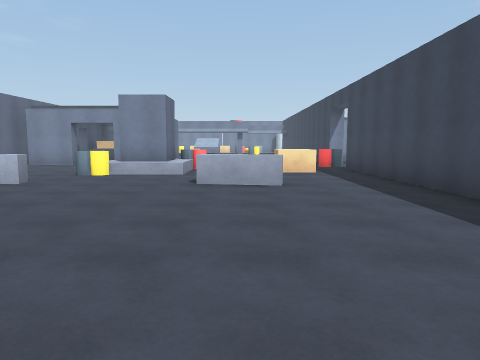
[1] (above)

24 first-person views from a walk through a scene from a Unity 3-D project. The camera is 1.5 m above the floor, tilts 6° down and sees 70° across. The floor is counted in squares, 2 m on a side. Each view is taken from the middle of a square. On the plan, view 1 faces up. The plan holds only what a view shows up to about 11 squares ahead; the rest is blank. The player character is not drawn.

[2]
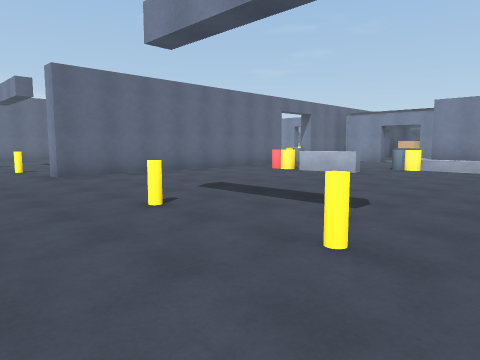

[3]
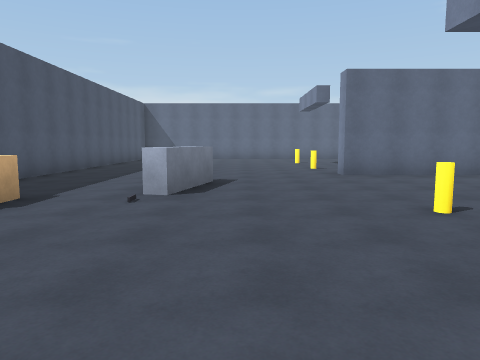

[4]
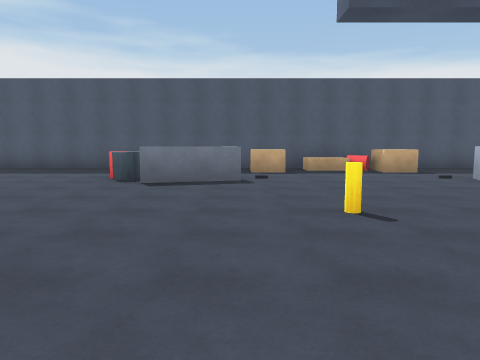

[5]
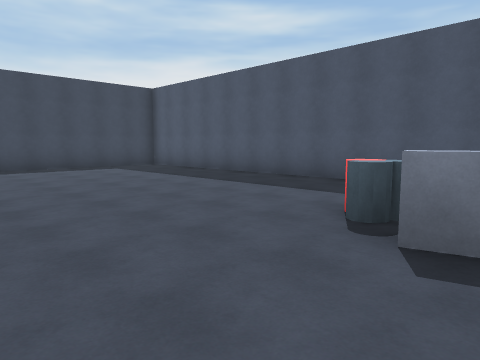

[6]
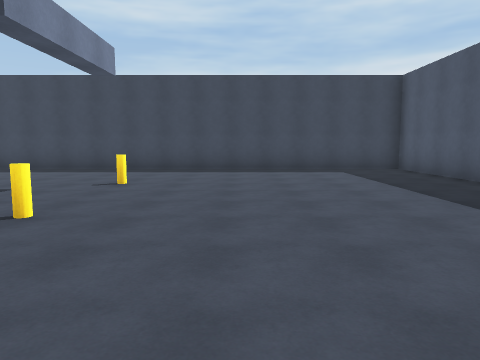

[7]
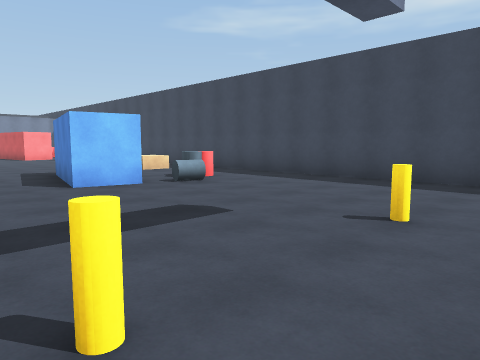

[8]
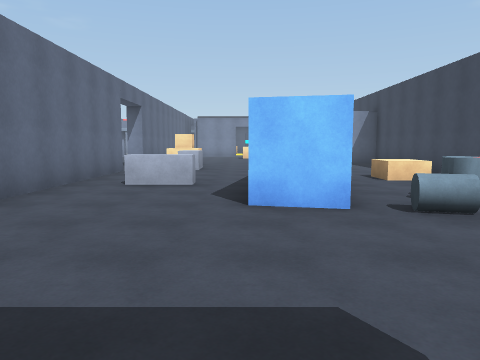

[9]
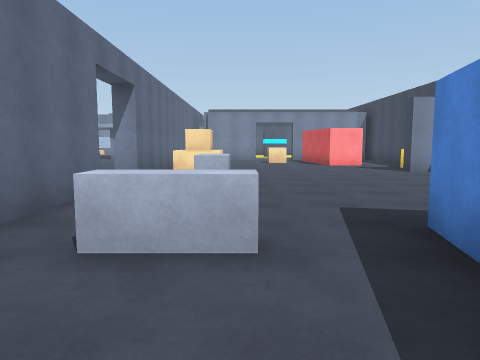

[10]
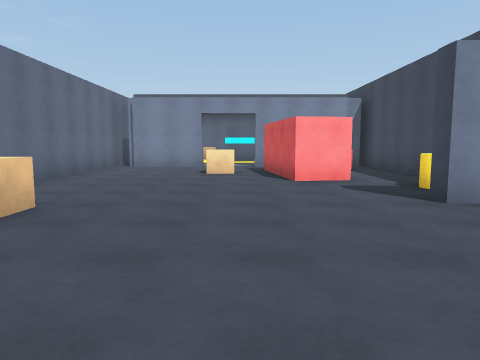

[11]
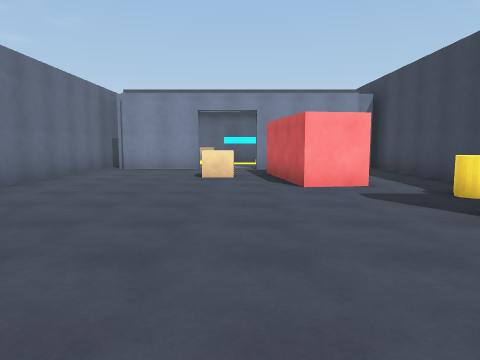

[12]
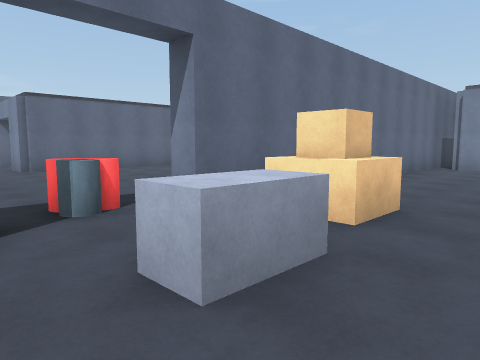

[13]
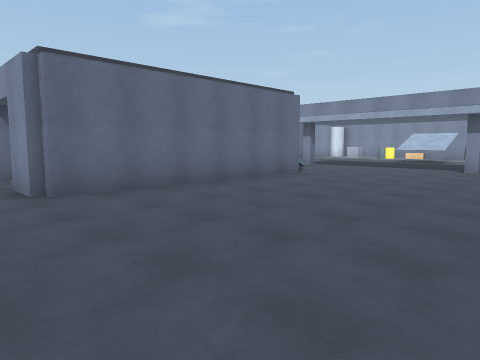

[14]
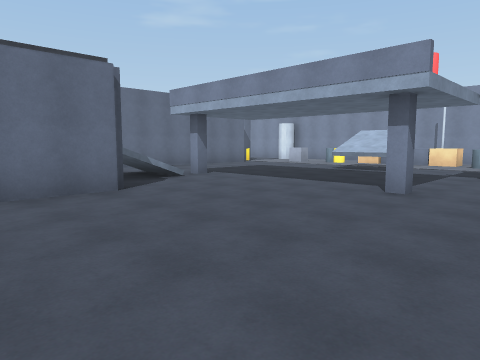

[15]
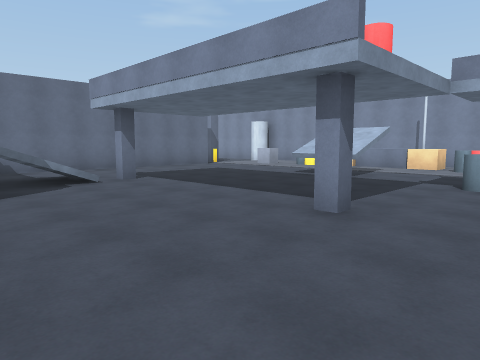

[16]
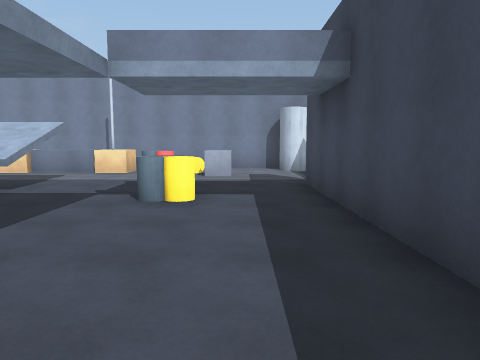

[17]
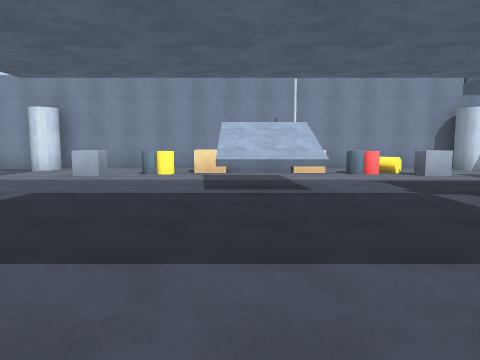

[18]
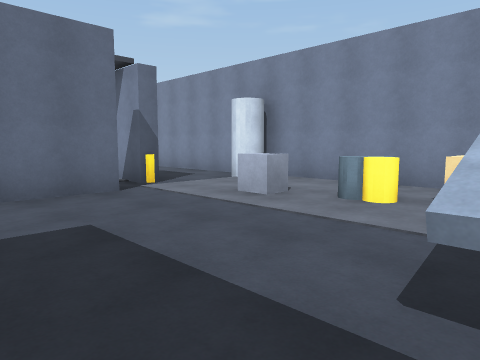

[19]
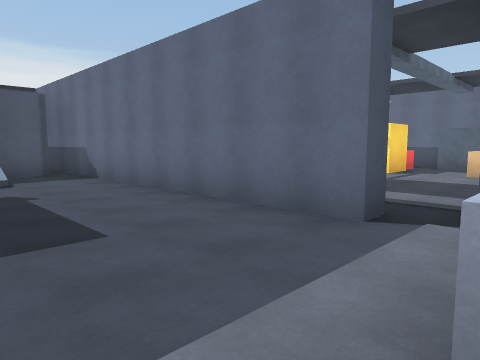

[20]
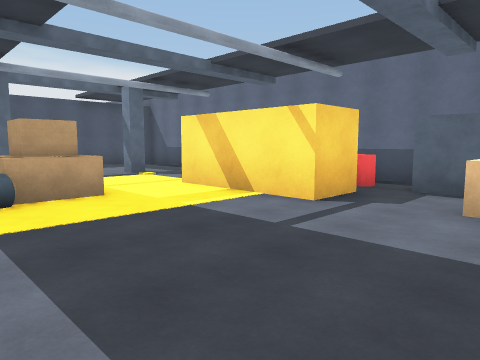

[21]
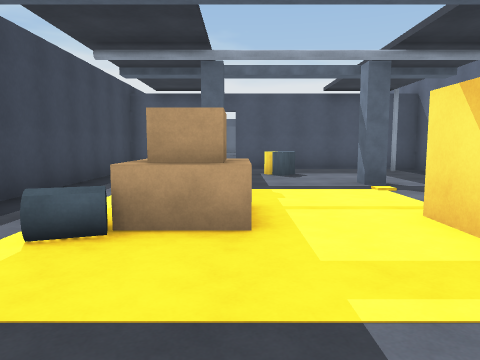

[22]
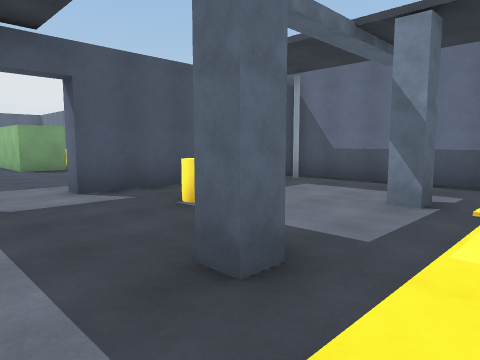

[23]
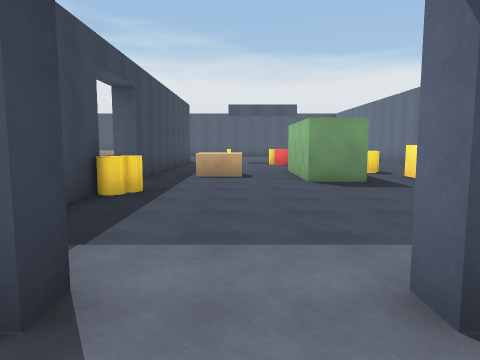

[24]
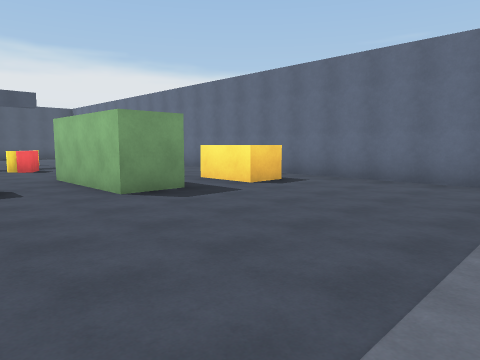

### Floor plan
Points are (right, up) in squares from view 1. A wall is a line through its corners. A room is listed if a view was taken in it or the views show most of it. See-through windows are left out.
Room 1 (views 1, 2, 3, 4, 5, 6, 7, 8, 9, 10, 11, 12, 13, 14, 15, 16, 17, 18, 19, 20, 21, 22, 23, 24)
walls: (-4.5, 6.9) (-4.4, 6.4); (-4.1, 6.5) (-5.2, 6.3); (-8.8, 10.5) (-8.8, 11.8); (0.8, 6.2) (-0.8, 6.4); (3.8, 10.5) (3.8, 5.5); (-3.3, 18.6) (-3.3, 12.3) (-4.5, 12.3); (-8.2, 5.4) (-8.2, 0.5) (-8.8, 0.5); (-10.1, 14.2) (-10.1, 14.7) (-8.8, 14.7) (-8.8, 20.5); (-8.8, 5) (-8.8, 8.5) (-8.2, 8.5); (-7.6, 18.7) (-6.6, 18.7); (3.3, 4.5) (3.3, 10.5); (-13.6, 9) (-12.4, 9) (-12.4, 6); (3.3, 21.6) (3.3, 26.5); (8.3, 4.9) (7.1, 5.2) (7.7, 8.2); (-16, 9.3) (-15, 9.3) (-15, 7.6); (3.8, 22.4) (3.8, 12.5) (3.2, 12.5); (-6.4, -2.7) (-5, -3.1) (-5.1, -3.5); (6.9, 21.3) (4.5, 21.3); (-17.3, 12.8) (-17.3, 5.6); (0, -3.1) (1.5, -2.7); (11.2, 14.3) (10.6, 14.3) (10.6, 14.8); (10.4, 17.1) (9.1, 16.9) (8.7, 19.9); (-1.6, 26.5) (-1.6, 25.3); (-4.8, -5) (-3.8, -5) (-3.8, -6); (-1.2, -5) (-0.2, -5); (-17.3, 18.8) (-17.3, 14.7) (-11.9, 14.7) (-11.9, 14.2); (-8.9, 26.5) (-8.2, 26.5) (-8.2, 16.5); (-15.1, 24.5) (-13.9, 24.5) (-13.9, 21.5); (-11.1, -6.8) (12.3, -6.8) (12.3, 12.1); (-15.7, 26.1) (-15.7, 25.1); (-17.3, 24.8) (-17.3, 23.4); (2.2, 30.3) (-12.4, 30.3)
low walls: (-1.6, 25.3) (-3.4, 25.3); (-3.1, -5.6) (-1.9, -5.6); (-3.6, -5.6) (-3.1, -5.8)
ways out: opening at (7.5, 22); opening at (9.5, 21); gap at (-16, 25); gap at (-8, 18); gap at (9, 8)
objects: other object (-16, 15); other object (-16, 24); other object (-15, 6) to (-14, 7); other object (-15, 18) to (-14, 19); other object (-15, 27); other object (-13, 3) to (-12, 3); other object (-13, 17); other object (-12, 18) to (-11, 19); other object (-12, 21) to (-11, 22); other object (-11, 8) to (-10, 8); other object (-11, 22); other object (-9, 10); other object (-9, 28); other object (-9, 30); other object (-7, 6) to (-6, 7); other object (-7, 28); other object (-5, 22); other object (-5, 29); other object (-4, 8) to (-3, 9); other object (-4, 29) to (-3, 29); other object (-3, 9) to (-2, 10); other object (-2, 10) to (-1, 11); other object (-2, 29) to (-1, 29); other object (0, 22); other object (0, 29); other object (1, 9) to (2, 10); other object (1, 25); other object (1, 28); other object (1, 29); other object (2, -4) to (3, -3); other object (3, 12); other object (3, 30); other object (5, 8) to (6, 8); other object (5, 11) to (5, 12); other object (5, 13) to (5, 14); other object (7, 19); other object (9, 5) to (10, 5); other object (10, 6); other object (10, 8) to (11, 9); other object (11, 16) to (12, 16)

Positions as (right, up) in squares from view 1, and headings:
1: (0, 0), facing up
2: (0, -2), facing up-left
3: (0, -2), facing left
4: (0, 4), facing down
5: (1, 0), facing down-right
6: (2, -2), facing right
7: (5, -1), facing up-right
8: (7, 1), facing up
9: (6, 5), facing up
10: (8, 10), facing up
11: (8, 11), facing up
12: (7, 10), facing up-left
13: (2, 11), facing up-left
14: (2, 16), facing up-left
15: (2, 18), facing up-left
16: (2, 20), facing up
17: (-3, 20), facing up
18: (-3, 24), facing up-left
19: (-5, 28), facing down-left
20: (-10, 27), facing down-left
21: (-12, 25), facing down
22: (-10, 20), facing down-left
23: (-11, 16), facing down
24: (-10, 14), facing down-left
